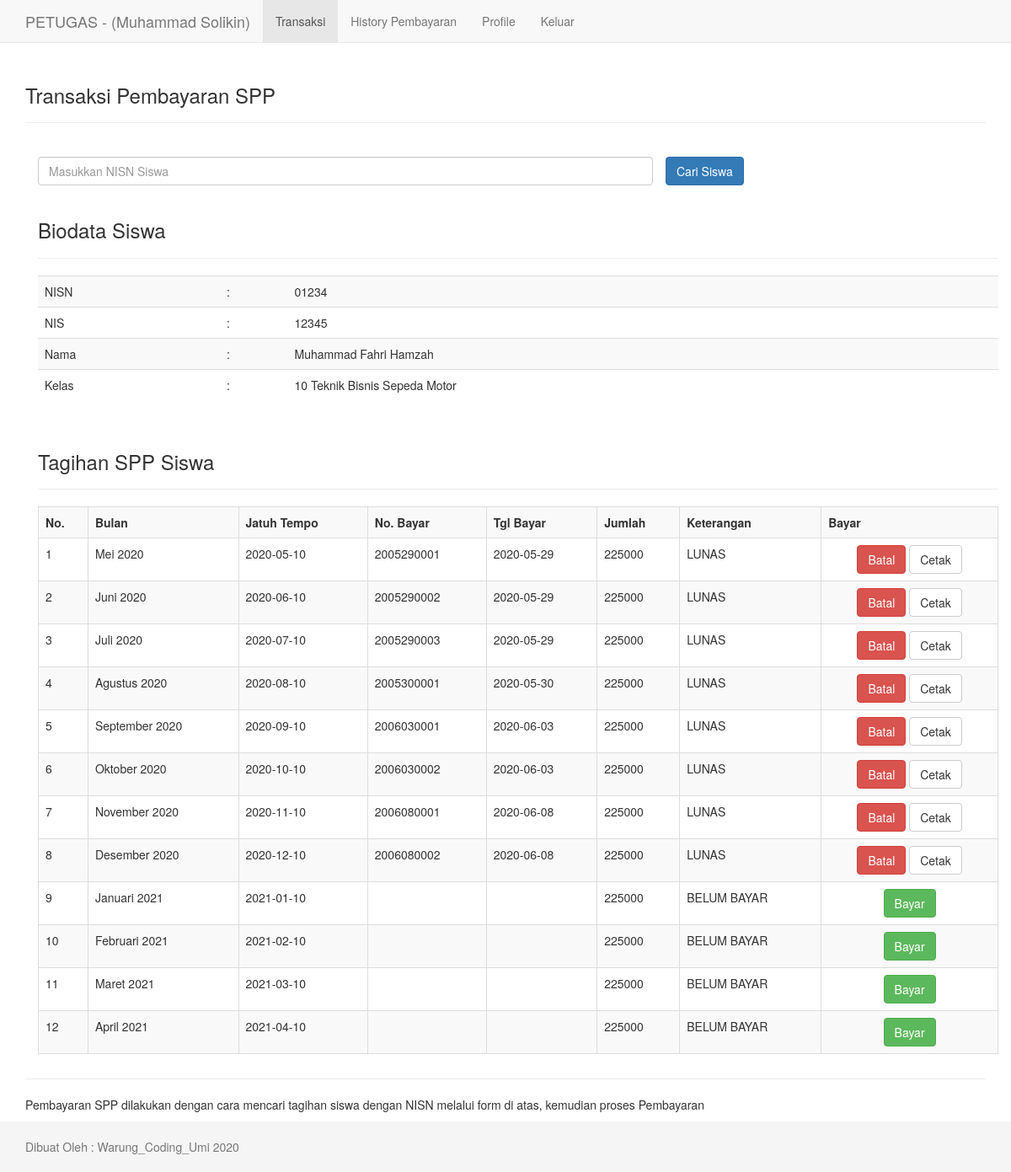
/petugas/transaksi.php?nisn=01234 (signed in), run on the app's committed database.
### tables this page shows
CREATE TABLE `tb_petugas` (
  `id_petugas` int(11) NOT NULL,
  `username` varchar(35) NOT NULL,
  `password` varchar(50) NOT NULL,
  `nama_petugas` varchar(35) NOT NULL,
  `alamat` varchar(100) NOT NULL,
  `telepon` varchar(15) NOT NULL,
  `level` enum('admin','petugas') NOT NULL
);

CREATE TABLE `tb_siswa` (
  `nisn` char(10) NOT NULL,
  `nis` char(8) NOT NULL,
  `nama` varchar(35) NOT NULL,
  `id_kelas` int(11) NOT NULL,
  `alamat` text NOT NULL,
  `no_hp` varchar(13) NOT NULL,
  `id_spp` int(11) NOT NULL
);

CREATE TABLE `tb_kelas` (
  `id_kelas` int(11) NOT NULL,
  `nama_kelas` varchar(10) NOT NULL,
  `kompetensi_keahlian` varchar(50) NOT NULL,
  `id_guru` int(11) DEFAULT NULL
);

CREATE TABLE `tb_pembayaran` (
  `id_pembayaran` int(11) NOT NULL,
  `id_petugas` int(11) DEFAULT NULL,
  `nisn` char(10) NOT NULL,
  `bulan` varchar(20) NOT NULL,
  `nobayar` varchar(20) DEFAULT NULL,
  `jatuh_tempo` date NOT NULL,
  `tgl_bayar` date DEFAULT NULL,
  `id_spp` int(11) NOT NULL,
  `jumlah_bayar` int(11) NOT NULL,
  `ket` varchar(15) DEFAULT NULL
);

### petugas/transaksi.php (the view, shortened to what this page needs)
<?php
    include "../inc/koneksi.php";
    $qprofil = mysqli_query($konek, "SELECT * FROM tb_petugas WHERE id_petugas='$_SESSION[id]'");
    $profil = mysqli_fetch_array($qprofil);
?>
<!DOCTYPE html>
<html lang="en">
<head>
    <link href="./../assets/css/bootstrap.min.css" rel="stylesheet">
    <link href="./../assets/style.css" rel="stylesheet">
</head>
<body>
     <nav class="navbar navbar-default navbar-fixed-top">
      <div class="container">
        <div class="navbar-header">
          <a class="navbar-brand" href="index.php">PETUGAS - (<?php echo $profil['nama_petugas']; ?>)</a>
        </div>
        <div id="navbar" class="collapse navbar-collapse">
          <ul class="nav navbar-nav">
            <li class="active"><a href="transaksi.php">Transaksi</a></li>
            <li><a href="riwayat.php">History Pembayaran</a></li>
            <li><a href="profile.php">Profile</a></li>
            <li><a href="../inc/logout.php">Keluar</a></li>
          </ul>
        </div>
      </div>
    </nav>
    <div class="container">
        <div class="page-header">
            <h3>Transaksi Pembayaran SPP</h3>
        </div>
        <div class="page-header">
            <form action="" method="get">
                <div class="col-xs-12 col-md-8">
                    <input class="form-control" type="text" name="nisn" placeholder="Masukkan NISN Siswa">
                </div>
                <input class="btn btn-primary" type="submit" name="cari" value="Cari Siswa">
            </form>
            <?php
                if (isset($_GET['nisn']) && $_GET['nisn']!='') {
                    $sqlSiswa = mysqli_query($konek, "SELECT * FROM tb_siswa WHERE nisn='$_GET[nisn]'");
                    $ds = mysqli_fetch_array($sqlSiswa);
                    $nisn = $ds['nisn'];
                    $id_kelas = $ds['id_kelas'];
                    $sqlKelas = mysqli_query($konek, "SELECT * FROM tb_kelas WHERE id_kelas='$id_kelas'");
                    $dk = mysqli_fetch_array($sqlKelas);
                    ?>
                    <div class="container">
                        <div class="page-header">
                            <h3>Biodata Siswa</h3>
                        </div>
                        <table class="table table-striped">
                            <tbody>
                                <tr>
                                    <td>NISN</td>
                                    <td>:</td>
                                    <td><?php echo $ds['nisn']; ?></td>
                                </tr>
                                <tr>
                                    <td>NIS</td>
                                    <td>:</td>
                                    <td><?php echo $ds['nis']; ?></td>
                                </tr>
                                <tr>
                                    <td>Nama</td>
                                    <td>:</td>
                                    <td><?php echo $ds['nama']; ?></td>
                                </tr>
                                <tr>
                                    <td>Kelas</td>
                                    <td>:</td>
                                    <td><?php echo $dk['nama_kelas']." ".$dk['kompetensi_keahlian']; ?></td>
                                </tr>
                            </tbody>
                        </table>
                    </div>
                    <div class="container">
                        <div class="page-header">
                            <h3>Tagihan SPP Siswa</h3>
                        </div>
                        <table class="table table-bordered table-striped">
                            <tr>
                                <th>No.</th>
                                <th>Bulan</th>
                                <th>Jatuh Tempo</th>
                                <th>No. Bayar</th>
                                <th>Tgl Bayar</th>
                                <th>Jumlah</th>
                                <th>Keterangan</th>
                                <th>Bayar</th>
                            </tr>
                        <?php
                            $sql = mysqli_query($konek, "SELECT * FROM tb_pembayaran WHERE nisn='$nisn'");
                            $no = 1;
                            while ($d=mysqli_fetch_array($sql)) {
                                echo "
                                <tr>
                                    <td>$no</td>
                                    <td>$d[bulan]</td>
                                    <td>$d[jatuh_tempo]</td>
                                    <td>$d[nobayar]</td>
                                    <td>$d[tgl_bayar]</td>
                                    <td>$d[jumlah_bayar]</td>
                                    <td>$d[ket]</td>
                                    <td align='center'>";
                                        if($d['tgl_bayar']==''){
                                            echo "<a class='btn btn-success' href='proses_transaksi.php?nisn=$nisn&act=bayar&id=$d[id_spp]&bulan=$d[bulan]'>Bayar</a>";
                                        }else {
                                            echo "
                                            <a class='btn btn-danger' href='proses_transaksi.php?nisn=$nisn&act=batal&id=$d[id_spp]&bulan=$d[bulan]'>Batal</a>
                                            <a class='btn btn-default' href='cetak_slip_transaksi.php?nisn=$nisn&id=$d[id_spp]&bulan=$d[bulan]' target='_blank'>Cetak</a>
                                            ";
                                        }
                                    echo "</td>
                                </tr>";
                                $no++;
                            }
                        ?>
                        </table>
                    </div>
                    <?php
                }
            ?>
        </div>
            <p>Pembayaran SPP dilakukan dengan cara mencari tagihan siswa dengan NISN melalui form di atas, kemudian proses Pembayaran</p>
    </div>
<?php
    include "footer.php";
?>

### assets/style.css (style rules this page uses)
html { position: relative; min-height: 100%; }
body { margin-bottom: 60px; }
body > .container { padding: 60px 15px 0; }

### data on the page
tb_petugas: nama_petugas "Muhammad Solikin"
tb_siswa: nisn "01234", nis "12345", nama "Muhammad Fahri Hamzah"
tb_kelas: nama_kelas "10", kompetensi_keahlian "Teknik Bisnis Sepeda Motor"
tb_pembayaran: bulan "Mei 2020", jatuh_tempo "2020-05-10", nobayar "2005290001", tgl_bayar "2020-05-29", jumlah_bayar "225000", ket "LUNAS"
tb_pembayaran: bulan "Juni 2020", jatuh_tempo "2020-06-10", nobayar "2005290002", tgl_bayar "2020-05-29", jumlah_bayar "225000", ket "LUNAS"
tb_pembayaran: bulan "Juli 2020", jatuh_tempo "2020-07-10", nobayar "2005290003", tgl_bayar "2020-05-29", jumlah_bayar "225000", ket "LUNAS"
tb_pembayaran: bulan "Agustus 2020", jatuh_tempo "2020-08-10", nobayar "2005300001", tgl_bayar "2020-05-30", jumlah_bayar "225000", ket "LUNAS"
tb_pembayaran: bulan "September 2020", jatuh_tempo "2020-09-10", nobayar "2006030001", tgl_bayar "2020-06-03", jumlah_bayar "225000", ket "LUNAS"
tb_pembayaran: bulan "Oktober 2020", jatuh_tempo "2020-10-10", nobayar "2006030002", tgl_bayar "2020-06-03", jumlah_bayar "225000", ket "LUNAS"
tb_pembayaran: bulan "November 2020", jatuh_tempo "2020-11-10", nobayar "2006080001", tgl_bayar "2020-06-08", jumlah_bayar "225000", ket "LUNAS"
tb_pembayaran: bulan "Desember 2020", jatuh_tempo "2020-12-10", nobayar "2006080002", tgl_bayar "2020-06-08", jumlah_bayar "225000", ket "LUNAS"
tb_pembayaran: bulan "Januari 2021", jatuh_tempo "2021-01-10", jumlah_bayar "225000", ket "BELUM BAYAR"
tb_pembayaran: bulan "Februari 2021", jatuh_tempo "2021-02-10", jumlah_bayar "225000", ket "BELUM BAYAR"
tb_pembayaran: bulan "Maret 2021", jatuh_tempo "2021-03-10", jumlah_bayar "225000", ket "BELUM BAYAR"
tb_pembayaran: bulan "April 2021", jatuh_tempo "2021-04-10", jumlah_bayar "225000", ket "BELUM BAYAR"
